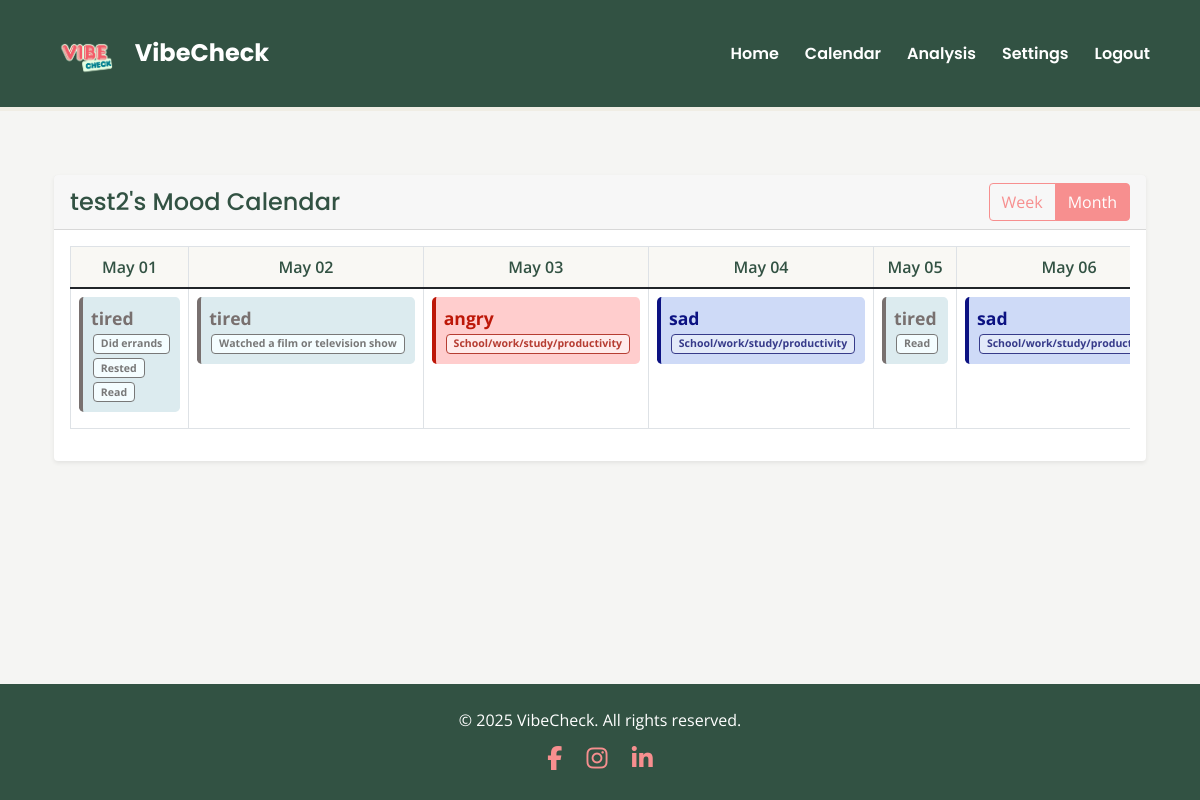
/calendar/test2 (signed in), run on the app's committed database.
### app/models.py (models this page shows, shortened)
class User(UserMixin, db.Model):
    username = db.Column(db.String(30), primary_key=True)
    password = db.Column(db.String(100))
    privacy_setting = db.Column(db.String(20), default='friends')  # Can be 'public', 'friends', or 'private'
    moods = db.relationship('Mood', backref='user', lazy=True)
    friends = db.relationship(
        'User',
        secondary='friendships',
        primaryjoin=username==Friendship.user_id,
        secondaryjoin=username==Friendship.friend_id,
        backref='friend_of'
    )

class Mood(db.Model):
    id = db.Column(db.Integer, primary_key=True)
    mood = db.Column(db.String(50), nullable=False)
    reasons = db.Column(db.String(500), nullable=True)  # JSON string of selected reasons
    timestamp = db.Column(db.DateTime, nullable=False)
    user_id = db.Column(db.String(30), db.ForeignKey('user.username'), nullable=False)
    def get_reasons(self):
        return json.loads(self.reasons) if self.reasons else []
    @staticmethod
    def get_moods_for_date_range(user_id, start_date, end_date):
        moods = Mood.query.filter(
            Mood.user_id == user_id,
            Mood.timestamp >= start_date,
            Mood.timestamp <= end_date
        ).order_by(Mood.timestamp).all()
        mood_dict = {}
        for mood in moods:
            date_str = mood.timestamp.strftime('%Y-%m-%d')
            mood_dict[date_str] = mood
        return mood_dict

### app/main.py (the view, shortened to what this page needs)
@bp.route('/calendar/<user_id>')
@login_required
def calendar_view(user_id):
    user = User.query.get_or_404(user_id)
    today = datetime.now().date()
    week_start = today - timedelta(days=today.weekday())
    week_end = week_start + timedelta(days=6, hours=23, minutes=59, seconds=59)
    month_start = today.replace(day=1)
    if today.month == 12:
        month_end = today.replace(year=today.year + 1, month=1, day=1) - timedelta(days=1)
    else:
        month_end = today.replace(month=today.month + 1, day=1) - timedelta(days=1)
    week_dates = [week_start + timedelta(days=i) for i in range(7)]
    month_dates = []
    current_date = month_start
    while current_date <= month_end:
        month_dates.append(current_date)
        current_date += timedelta(days=1)
    week_moods = Mood.get_moods_for_date_range(user_id, week_start, week_end)
    month_moods = Mood.get_moods_for_date_range(user_id, month_start, month_end)
    return render_template('calendar.html',
                         user=user,
                         week_dates=week_dates,
                         month_dates=month_dates,
                         week_moods=week_moods,
                         month_moods=month_moods)

### app/__init__.py (called while the page is built)
def create_app(config_class=Config):
    app = Flask(__name__)
    app.config.from_object(config_class)
    if csrf_available:
        csrf = CSRFProtect(app)  # moved here to use app context directly
    db.init_app(app)
    login_manager.init_app(app)
    from app.auth import bp as auth_bp
    app.register_blueprint(auth_bp)
    from app.main import bp as main_bp
    app.register_blueprint(main_bp)
    os.makedirs(os.path.join(os.path.dirname(os.path.dirname(__file__)), 'instance'), exist_ok=True)
    from app.models import User, Mood, Friendship
    @login_manager.user_loader
    def load_user(id):
        return User.query.get(str(id))
    return app

### app/templates/calendar.html (shortened to what this page needs)
{% extends "base.html" %}
{% block head %}
<link rel="stylesheet" href="{{ url_for('static', filename='css/calendar.css') }}">
{% endblock %}
{% block content %}
<div class="container mt-4">
    <div class="row">
        <div class="col-12">
            <div class="card border-0 shadow-sm rounded-4 bg-light-subtle">
                <div class="card-header d-flex justify-content-between align-items-center">
                    <h4>{{ user.username }}'s Mood Calendar</h4>
                    <div class="btn-group">
                        <button type="button" class="btn btn-outline-theme" id="weekView">Week</button>
                        <button type="button" class="btn btn-outline-theme active" id="monthView">Month</button>
                    </div>
                </div>
                <div class="card-body">
                    <div id="monthCalendar">
                        <div class="table-responsive">
                            <table class="table table-bordered">
                                <thead>
                                    <tr>
                                        {% for day in month_dates %}
                                        <th>{{ day.strftime('%b %d') }}</th>
                                        {% endfor %}
                                    </tr>
                                </thead>
                                <tbody>
                                    <tr>
                                        {% for day in month_dates %}
                                        <td class="mood-cell" data-date="{{ day.strftime('%Y-%m-%d') }}">
                                            {% set mood = month_moods.get(day.strftime('%Y-%m-%d')) %}
                                            {% if mood %}
                                            <div class="mood-indicator bg-{{ mood.mood }}-subtle rounded-3 p-2 fw-bold">
                                                {{ mood.mood }}
                                                <div class="reasons-list">
                                                    {% for reason in mood.get_reasons() %}
                                                    <span class="reason-{{ mood.mood }} badge">{{ reason }}</span>
                                                    {% endfor %}
                                                </div>
                                            </div>
                                            {% else %}
                                            <div class="text-muted fst-italic">No mood recorded</div>
                                            {% endif %}
                                        </td>
                                        {% endfor %}
                                    </tr>
                                </tbody>
                            </table>
                        </div>
                    </div>
                </div>
            </div>
        </div>
    </div>
</div>
{% endblock %}

### app/static/css/base.css (style rules this page uses)
body { background-color: #F5F5F3; font-family: 'Open Sans', sans-serif; }
.mood-indicator { padding: 0.25rem 0.5rem; border-radius: 0.25rem; font-size: 0.875rem; }

### app/static/css/calendar.css (style rules this page uses)
.mood-cell { height: 100px; padding: 8px; vertical-align: top; background-color: #fff; transition: background-color 0.2s ease-in-out; }
.mood-indicator { font-size: 1.1em; padding: 4px 8px; border-radius: 4px; margin-bottom: 8px; background-color: #f9f8f4; font-family: 'Open Sans', sans-serif; }
.reasons-list { font-size: 0.8em; }
.reasons-list .badge { margin: 2px; display: inline-block; }
.card-header h4 { font-family: 'Poppins', sans-serif; color: #325243; margin: 0; }
.btn-outline-theme { color: #F78F8F; border-color: #F78F8F; background-color: transparent; transition: all 0.2s ease-in-out; }
.btn-outline-theme:hover, .btn-outline-theme.active, .btn-outline-theme:focus { background-color: #F78F8F; color: white; border-color: #F78F8F; }
.table thead th { background-color: #f9f8f4; color: #325243; text-align: center; font-weight: 600; }
.bg-sad-subtle { background-color: #cedaf7; color: #0c1282; border-left: 4px solid #0c1282; }
.reason-sad { background-color: #e3eaf9; color: #373b8a; border: 1px solid #373b8a; }
.bg-angry-subtle { background-color: #ffcdcd; color: #bd1708; border-left: 4px solid #bd1708; }
.reason-angry { background-color: #ffebeb; color: #b63d32; border: 1px solid #b63d32; }
.bg-tired-subtle { background-color: #dcebef; color: #78706f; border-left: 4px solid #78706f; }
.reason-tired { background-color: #f4fdff; color: #787878; border: 1px solid #787878; }

### data on the page
User: username "test2"
Mood: mood "tired"
Mood: mood "tired"
Mood: mood "angry"
Mood: mood "sad"
Mood: mood "tired"
Mood: mood "sad"

### other printed values
{{ day.strftime('%b %d') }} "May 01" "May 02" "May 03" "May 04" "May 05" "May 06"
{{ reason }} "Did errands" "Rested" "Read" "Watched a film or television show" "School/work/study/productivity" "School/work/study/productivity" "Read"
